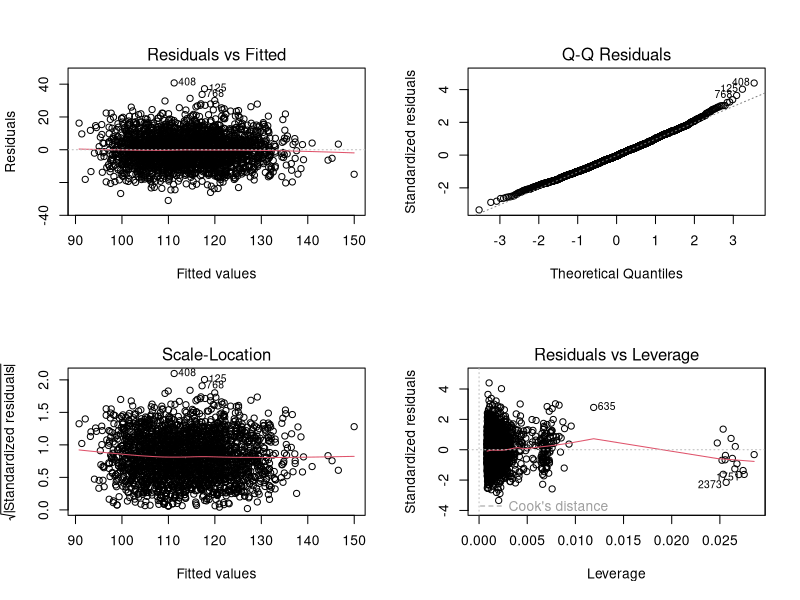
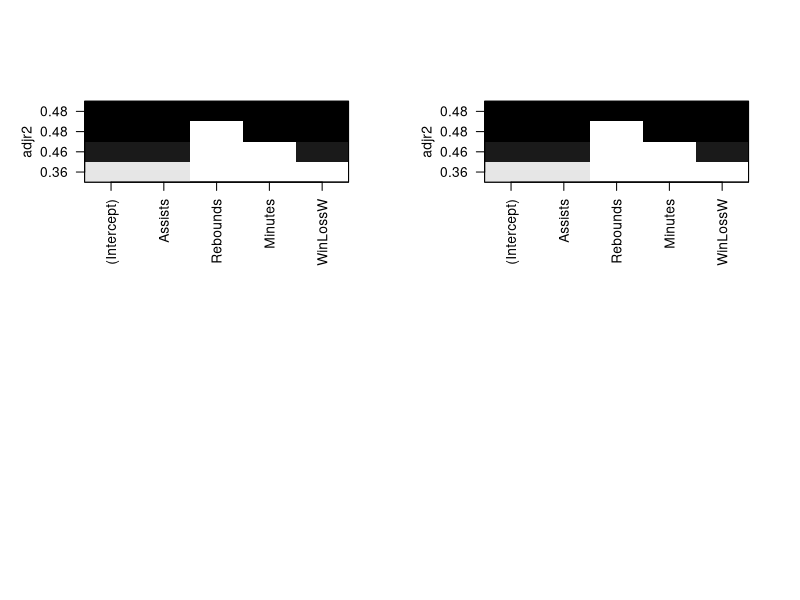

These figures' R source, in order:
## ---- chunk 1
library(readxl)
library(dplyr)
library(knitr)
data <- read_excel("Dataset.xlsx")

cleaned_data <- data %>%
  select(Team, `Match Up`, `Game Date`, `W/L`, MIN, PTS, AST, REB) %>%
  rename(Team = Team, 
         Match = `Match Up`, 
         Date = `Game Date`, 
         WinLoss = `W/L`, 
         Minutes = MIN, 
         Points = PTS, 
         Assists = AST, 
         Rebounds = REB)


numeric_data <- cleaned_data %>% select(Minutes, Points, Assists, Rebounds)

kable(summary(numeric_data), 
      caption = "Summary Statistics of Key Variables", full_width = FALSE) 
## ---- chunk 2
library(broom)
library(kableExtra)

fit <- lm(Points ~ Assists + Rebounds + Minutes + WinLoss, data = cleaned_data)

model_table <- tidy(fit, conf.int = TRUE)
kable(model_table, caption = "Regression Model", digits = 3)


## ---- chunk 3
library(car) 
vif_values <- vif(fit)
kable(as.data.frame(vif_values), caption = "VIF Values")

## ---- chunk 4
par(mfrow = c(2,2))
plot(fit) 
## ---- chunk 5
library(MASS)

full_model <- lm(Points ~ Assists + Rebounds + Minutes + WinLoss, data = cleaned_data)
stepwise_model <- stepAIC(full_model, direction = "both")

stepwise_table <- tidy(stepwise_model, conf.int = TRUE)
kable(stepwise_table, caption = "Final Model After Stepwise Regression", digits = 3)

anova_table <- as.data.frame(stepwise_model$anova)
kable(anova_table, caption = "Model Selection Process Stepwise Regression", digits = 3)


## ---- chunk 6
stepwise_table <- tidy(stepwise_model, conf.int = TRUE)
kable(stepwise_table, caption = "Final Model After Stepwise Regression", digits = 3)

anova_table <- as.data.frame(stepwise_model$anova)
kable(anova_table, caption = "Model Selection Process Stepwise Regression", digits = 3)

## ---- chunk 7
library(leaps)
best_sub <- regsubsets(Points ~ Assists + Rebounds + Minutes + WinLoss,
                       data = cleaned_data, nbest = 1)


summary(best_sub)
plot(best_sub, scale = "adjr2")

## ---- chunk 8
plot(best_sub, scale = "adjr2")
